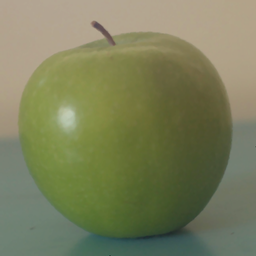
//> input picture admm/total variation/FAD/test.png, 256 x 256 px, shrunk from 512 x 512 before the run
$ ./FAD   (built with g++ and OpenCV 4)
//> lines starting //> are read from the running program, lines starting //| are printed output that depends on the picture
### admm/total variation/FAD/helper_timer.h
#include <stdlib.h>
#include <time.h>


struct timespec now, tmstart;

void start_timer() {
    clock_gettime(CLOCK_REALTIME, &tmstart);
    return;
}


void stop_timer() {
    clock_gettime(CLOCK_REALTIME, &now);
    return;
}

double elasp_time() {
    stop_timer();
//    printf("s: %ld, %ld\n", tmstart.tv_sec, tmstart.tv_nsec);
//    printf("n: %ld, %ld\n", now.tv_sec, now.tv_nsec);
    return (now.tv_sec * 1000 + now.tv_nsec * 1e-6 - tmstart.tv_sec * 1000 - tmstart.tv_nsec*1e-6);
}

### admm/total variation/FAD/FAD.cpp
#include <stdio.h>
#include <stdlib.h>
#include <math.h>
#include <time.h>
#include <string.h>
#include <opencv2/core/core.hpp>
#include <cv.h>
#include <opencv2/highgui/highgui.hpp>
#include <iostream>


#include "helper_timer.h"
using namespace cv;
using namespace std;


/*compute the primal error and residual*/
bool stopPri(double **X, double *sol, int m, int n, double absTol, double relTol, int display);

/*compute the dual error and resudual*/
bool stopDual(double *sol, double *sol_o, double *U1, double *U2, double *U3, int m, int n,
				double rho, double absTol, double relTol, int display);

/*compute the root of the quartic function*/
double NewtonRoot(const double a, const double b, const double c, const double d);

/*get the function value*/
double get_funval(const double *sol, const double *Y, const double lam, const int imgHeight, const int imgWidth);

/*method for isotropic TV*/
int tvl2_iso(double* sol, double* Y, const int imgHeight, const int imgWidth, const double lam, const double rho,
			  const int maxIter, const double absTol, const double relTol, const int display);


__inline double NewtonRoot(const double a, const double b, const double c, const double d){
	// initial x = 0.1
	double x = 0.1;
	double x2 = 0.01;
	double x3 = 0.001;
	double x4 = 0.0001;
	double y = 1e-4 + a*1e-3 + b*1e-2 + c*0.1 + d;
	double dy = 0.;
	int count = 0;

	while(y<0){
		x*=2;
		x2 = 2*x;
		x3 = 4*x;
		x4 = 8*x;
		y = x4 + a*x3 + b*x2 + c*x + d;
	}
	while(fabs(y)>1e-15){
		dy = 4*x3 + 3*a*x2 + 2*b*x + c;
		x-=y/dy;
		x2 = x*x;
		x3 = x2*x;
		x4 = x2*x2;
		y = x4 + a*x3 + b*x2 + c*x + d;
		count ++;
		if(count > 100){
			printf("Newton method fails %f\n", (float) y);
		}
	}

	return x;
}

bool stopPri(double **X, double *sol, int m, int n, double absTol, double relTol, int display)
{
	const double sqrt3 = sqrt(3.0);
	double rk = 0, epri = 0, ex = 0, ez = 0;
	const unsigned int imgDim = m*n;
	int i;

	for(i = 0; i<imgDim; i++){
		rk += (X[0][i]-sol[i])*(X[0][i]-sol[i]) + (X[1][i]-sol[i])*(X[1][i]-sol[i]) + (X[2][i]-sol[i])*(X[2][i]-sol[i]);
		ex += X[0][i]*X[0][i] + X[1][i]*X[1][i] + X[2][i]*X[2][i];
		ez += sol[i]*sol[i];
	}


	rk = sqrt(rk);
	ez = sqrt3*sqrt(ez);
	ex = sqrt(ex);
	epri = ex>ez?ex:ez;
	i = m>n?m:n;
	epri *= relTol;
	epri += sqrt3*i*absTol;

	if(display == 1){
		printf("PriError and Resideual is %f %f\n", (float) epri, (float) rk);
	}
	return (rk <= epri);
}


// dual error and dual residual: stop 2
bool stopDual(double *sol, double *sol_o, double *U1, double *U2, double *U3, int m, int n,
				double rho, double absTol, double relTol, int display)
{
	double sqrt3 = sqrt(3.0);
	double sk = 0, ed = 0;
	int imgDim = m*n;
	int i;


	for (i=0;i<imgDim;i++)
	{
		sk += (sol[i]-sol_o[i])*(sol[i]-sol_o[i]);
		ed += U1[i]*U1[i] + U2[i]*U2[i] + U3[i]*U3[i];
	}

	sk =rho*sqrt3*sqrt(sk);
	ed = sqrt(ed);
	ed *= relTol;
	i = m>n?m:n;
	ed += sqrt3*i*absTol;

	if(display == 1){
		printf("DualError and Resideual is %f %f\n", (float) ed, (float) sk);
	}

	return (sk <= ed);
}

double get_funval(const double *sol, const double *Y, const double lam, const int imgHeight, const int imgWidth){

	double obj = 0.;
	double temp = 0.;
	int i, j;
	int imgDim = imgHeight * imgWidth;

	for (i=0; i<imgDim;i++){
		obj += (sol[i] - Y[i])*(sol[i] - Y[i]);
	}
	obj *=0.5;

	for(i=0;i<imgHeight-1;i++){
		for(j=0;j<imgWidth-1;j++){
			temp += sqrt((sol[i+j*imgHeight]- sol[i+j*imgHeight+1])*(sol[i+j*imgHeight]- sol[i+j*imgHeight+1]) + (sol[i+j*imgHeight]- sol[i+(j+1)*imgHeight])*(sol[i+j*imgHeight]- sol[i+(j+1)*imgHeight]));
		}
	}

	for(j=0;j<imgWidth-1;j++){
		temp += fabs(sol[imgHeight-1+j*imgHeight] - sol[imgHeight + imgHeight-1+j*imgHeight]);
	}

	for(i=0;i<imgHeight-1;i++){
		temp += fabs(sol[i + imgHeight*(imgWidth-1)] - sol[1+i + imgHeight*(imgWidth-1)]);
	}

	return obj + lam*temp;
}

int tvl2_iso(double* sol, double* Y, const int imgHeight, const int imgWidth, const double lam, const double rho,
			  const int maxIter, const double absTol, const double relTol, const int display)
{
	double *U1, *U2, *U3, *sol_o, *T, td, w0,w1,w2, temp1, temp2;
	double **X;
	int iter, i, j;
	unsigned int *BlkInd;
	const unsigned int imgDim = imgHeight*imgWidth;
	double wt0,wt1;
	// set some frequently used constants
	const double flam = lam/rho;
	const double rhoinv = 1.0/rho;
	const double flamp2 = flam*flam;
	const double flamp2_12 = 12*flamp2;
	const double flamp2_22 = 22*flamp2;
	const double flamp2_9 = 9*flamp2;
	const double invflamp2 = 1/flamp2;
	const double flamp4 = flamp2*flamp2;
	const double flamp6 = flamp4*flamp2;
	const double sqrt2 = sqrt(2.0);
	const double sqrt3 = sqrt(3.0);
	const double aa = 8.0*flamp2;
	const double inv3 = 1/3.;
	double alpha, temp,obj, ox1,ox2,ox3,oz;

	// intilize some used matrix
	double GGTI[4] = {0, 0,
					  0, 0};
	double GTGGTI[9] = {-1.0, 1.0, 0,
						  0, -1.0, 1.0,
						  0, -1.0 , 1.0};

	double bb,cc,dd, aa2, bb2,aabb;
	double t1,t2;

	X = (double **) malloc(3*sizeof(double *));
	X[0] = (double *)malloc(imgDim*sizeof(double));
	X[1] = (double *)malloc(imgDim*sizeof(double));
	X[2] = (double *)malloc(imgDim*sizeof(double));
	BlkInd = (unsigned int *) malloc(imgDim*sizeof(unsigned int));
	sol_o  =  (double *) malloc(imgDim*sizeof(double));
	U1  =  (double *) calloc(imgDim, sizeof(double));
	U2  =  (double *) calloc(imgDim, sizeof(double));
	U3  =  (double *) calloc(imgDim, sizeof(double));

	// initilization
	td = 1.0/(1 + 3* rho);


	memcpy(sol,Y,imgDim*sizeof(double));
	memcpy(sol_o,Y,imgDim*sizeof(double));


	for(j = 0; j<imgWidth; j++)
	{
		for(i = j%3; i<imgHeight; i+=3)
		{
			BlkInd[i+j*imgHeight] = 0;
		}

		for(i = (j+1)%3; i<imgHeight; i+=3)
		{
			BlkInd[i+j*imgHeight] = 1;
		}

		for(i = (j+2)%3; i<imgHeight; i+=3)
		{
			BlkInd[i+j*imgHeight] = 2;
		}
	}

	int k = 0;
	int ind0 = 0;
	int ind1 = 0;
	int ind2 = 0;
	for(iter = 0; iter<maxIter; iter++)
	{

		for(i=0;i<imgDim;i++)
		{
			X[0][i] = sol[i] - U1[i] * rhoinv;
			X[1][i] = sol[i] - U2[i] * rhoinv;
			X[2][i] = sol[i] - U3[i] * rhoinv;
		}

		for(j = 0; j<imgWidth-1; j++)
		{
			for(i = 0; i<imgHeight-1; i++)
			{

				k = BlkInd[i+j*imgHeight];
				ind0 = i+1+j*imgHeight;
				ind1 = i+j*imgHeight;
				ind2 = i+(j+1)*imgHeight;

				// set [w0;w1;w2];
				w0 = X[k][ind0];w1 = X[k][ind1];w2=X[k][ind2];

				// compute [wt0;wt1] = (GG^T)^-1Gw
				wt0 = (w1 + w2 - 2*w0)*inv3;
				wt1 = (2*w2 - w1 - w0)*inv3;

				// compute lam_max
				if (flamp2 >= wt1*wt1 + wt0*wt0)
				{
					// compute u = (w0 + w1 + w2)/3;
					X[k][ind0] = X[k][ind1] = X[k][ind2] = (w0 + w1 + w2)*inv3;
					continue;
				}

				// compute w\tilde, since S\Sigma is fixed and constant
				wt0 = w0 - 2*w1 + w2;
				wt1 = w2 - w0;
				wt0 *=wt0; wt0 *=0.5;
				wt1 *=wt1; wt1 *=0.5;

				// compute c0,c1,c2,c3 in the paper
				//aa = 8.0*flamp2;
				bb = flamp2*(flamp2_22 - wt0 - wt1);
				cc = 2.0*flamp4 * (flamp2_12 - wt0 - 3*wt1);
				dd = flamp6 * (flamp2_9 - wt0 - 9*wt1);


				// compute alpha use the fourth solution in the closed form soltuions
				alpha = NewtonRoot(aa,bb,cc,dd);

				/* compute inv(GG' + alpha/lamp2*I), note that the regualrziaton paramter is flam*/
				alpha *= invflamp2;
				temp = alpha*alpha + 4.*alpha + 3;
				GGTI[0] = GGTI[3] = (alpha + 2.)/temp;
				GGTI[1] = GGTI[2] = 1./temp;

				/* I - G'inv(GG' + alpha/lamp2*I)G*/
				GTGGTI[0] = 1.0 - GGTI[0];
				GTGGTI[4] = 1.0 - GGTI[0] + GGTI[1] + GGTI[2] - GGTI[3];
				GTGGTI[8] = 1.0 - GGTI[3];
				GTGGTI[1] = GTGGTI[3] = GGTI[0] - GGTI[1];
				GTGGTI[2] = GTGGTI[6] = GGTI[1];
				GTGGTI[5] = GTGGTI[7] = GGTI[3] - GGTI[1];

				/* compute u*/
				X[k][ind0]   = (GTGGTI[0]*w0 + GTGGTI[1]*w1 + GTGGTI[2]*w2);
				X[k][ind1]     = (GTGGTI[3]*w0 + GTGGTI[4]*w1 + GTGGTI[5]*w2);
				X[k][ind2] = (GTGGTI[6]*w0 + GTGGTI[7]*w1 + GTGGTI[8]*w2);

			}
		}


		for(i = 0; i < imgHeight-1; i++)
		{
			k = BlkInd[i + (imgWidth-1)*imgHeight];
			ind0 = i+(imgWidth-1)*imgHeight;
			ind1 = i+1+(imgWidth-1)*imgHeight;
			w0 = X[k][ind0]; w1 = X[k][ind1];
			if(w0 > w1 + 2*flam){
				X[k][ind0] = w0 - flam; X[k][ind1] = w1 + flam;}
			else if(w1 > w0 + 2*flam){
				X[k][ind0] = w0 + flam; X[k][ind1] = w1 - flam;}
			else
			{
				X[k][ind0] = X[k][ind1]= (w0 + w1)*0.5;
			}
		}


		for(j = 0; j<imgWidth-1; j++)
		{
			k = BlkInd[imgHeight-1+j*imgHeight];
			ind0 = imgHeight-1+j*imgHeight;
			ind1 = imgHeight-1+(j+1)*imgHeight;
			w0 = X[k][ind0]; w1 = X[k][ind1];
			if(w0 > w1 + 2*flam)
			{
				X[k][ind0] = w0 - flam; X[k][ind1] = w1 + flam;
			}
			else if(w1 > w0 + 2*flam)
			{
				X[k][ind0] = w0 + flam; X[k][ind1] = w1 - flam;
			}
			else
			{
				X[k][ind0] = X[k][ind1]= (w0 + w1)*0.5;
			}
		}

	    /*compute sol, U1, U2, U3*/
		td = 1./(1+3*rho);
			for(i=0; i<imgDim;i++)
			{
				sol[i] = (Y[i] + U1[i] + U2[i] + U3[i]
							+ rho*(X[0][i] + X[1][i] + X[2][i]))*td;
				U1[i] += rho * (X[0][i] - sol[i]);
				U2[i] += rho * (X[1][i] - sol[i]);
				U3[i] += rho * (X[2][i] - sol[i]);
			}

		/*determine if the stop conditions are satisfied*/
		int step_size = 50;
		if(iter<=50)
		{
			step_size = 50;
		}else if(iter<=100){
			step_size = 20;
		}else{
			step_size = 10;
		}

		if(iter%step_size == 0){
			if(!stopDual(sol,sol_o,U1,U2,U3,imgHeight,imgWidth, rho,absTol,relTol,display)){
				memcpy(sol_o, sol, imgDim*sizeof(double));
				continue;
			}
			if(stopPri(X,sol,imgHeight,imgWidth, absTol,relTol,display)){
				break;
			}
		}

		memcpy(sol_o, sol, imgDim*sizeof(double));
	}


	free(X[0]);
	free(X[1]);
	free(X[2]);
	free(X);
	free(BlkInd);
	free(U1);
	free(U2);
	free(U3);
	free(sol_o);

	return iter;
}


Mat total_variation(Mat image) {
    Mat chans[3];

    Size size = image.size();
    int imgHeight = size.height;
    int imgWidth = size.width;

    double lam = 0.3;
    double gamma = 7;
    int maxIter = 1000;
    double tol[] = {1e-4, 1e-4};
    int display = 1;

    double *inputImg, *outputImg, *iter, *funVal;

    outputImg = (double *) malloc(imgHeight * imgWidth * sizeof(double));
    inputImg = (double *) malloc(imgHeight * imgWidth * sizeof(double));
    iter = (double *) malloc(sizeof(double));
    funVal = (double *) malloc(sizeof(double));

    split(image, chans);

    for (int c = 0; c < 3; ++c) {
        // B channel
        for (int i=0; i < imgHeight; ++i)
            for (int j=0; j < imgWidth; ++j)
                inputImg[i*imgWidth + j] = chans[c].at<double>(i, j) / 256;

        memcpy(outputImg, inputImg, imgHeight * imgWidth * sizeof(double));
        //
        iter[0] = (double)tvl2_iso(outputImg, inputImg, imgHeight, imgWidth, lam, gamma, maxIter,tol[0],tol[1],display);
        funVal[0] = get_funval(outputImg,inputImg,lam,imgHeight,imgWidth);
        //

        for (int i=0; i < imgHeight; ++i)
            for (int j=0; j < imgWidth; ++j)
                chans[c].at<double>(i, j) = outputImg[i * imgWidth + j]  * 256;

    }


    merge(chans, 3, image);
    image.convertTo(image, CV_8UC3);


    free(outputImg);
    free(inputImg);
    free(iter);
    free(funVal);
    return image;
}

int main(int argc, char** argv )
{
    Mat origin_image, tv_image, noise_image, image;
    origin_image = imread("test.png", CV_LOAD_IMAGE_COLOR);   // Read the file
//> origin_image is the input picture: 256 rows x 256 cols, CV_8UC3; mean B, G, R 90.9, 126.8, 122.5
    image = origin_image.clone();

    Size size = image.size();
//> size = Size(256, 256)

    // create noise image
    image.convertTo(image, CV_64FC4);

    noise_image = image.clone();
    randn(noise_image,0,20);
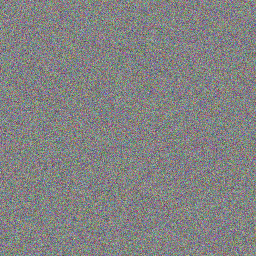
//> noise_image: 256 rows x 256 cols, CV_64FC3; mean B, G, R 0, 0.1, 0; drawn with min black and max white
    noise_image += image;
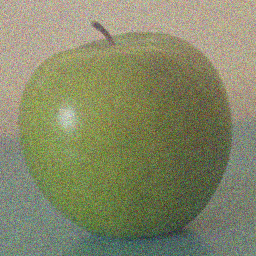
//> noise_image: 256 rows x 256 cols, CV_64FC3; mean B, G, R 90.9, 126.8, 122.5; drawn with min black and max white

    // total variation need float type
    tv_image = noise_image.clone();

    noise_image.convertTo(noise_image, CV_8UC3);
//> noise_image: 256 rows x 256 cols, CV_8UC3


    // use openmp pFAD version to denoise

    start_timer();
    tv_image = total_variation(tv_image);
//> in total_variation, `split(image, chans);`:
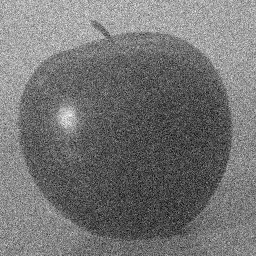
//> chans[0]: 256 rows x 256 cols, CV_64FC1; min -23.42, max 228.2, mean 90.9; drawn with min black and max white
//> in total_variation, `split(image, chans);`:
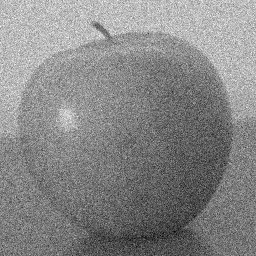
//> chans[2]: 256 rows x 256 cols, CV_64FC1; min -19.8, max 248.9, mean 122.5; drawn with min black and max white
//> after the loop in total_variation, `for (int c = 0; c < 3; ++c)`:
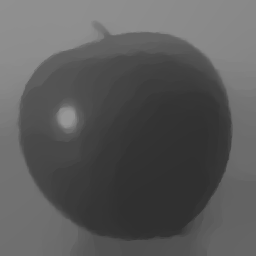
//> chans[0]: 256 rows x 256 cols, CV_64FC1; min 48.3, max 150.1, mean 90.9
//> after the loop in total_variation, `for (int c = 0; c < 3; ++c)`:
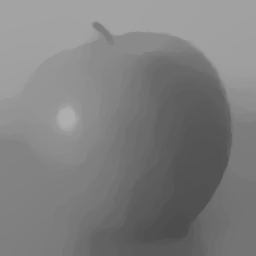
//> chans[1]: 256 rows x 256 cols, CV_64FC1; min 77.74, max 174.2, mean 126.8
//> after the loop in total_variation, `for (int c = 0; c < 3; ++c)`:
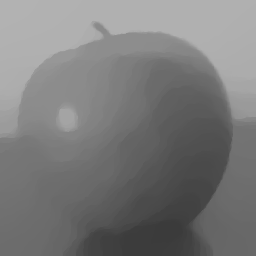
//> chans[2]: 256 rows x 256 cols, CV_64FC1; min 59.73, max 178.5, mean 122.5
    printf("naive method running time:%f ms\n", elasp_time());

    namedWindow( "Display window", WINDOW_AUTOSIZE );
    imshow( "Display window", tv_image);

    waitKey(0);

    return 0;
}

$ run again, with admm/total variation/FAD/Brain.png copied over admm/total variation/FAD/test.png
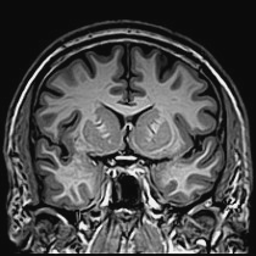
//> input picture admm/total variation/FAD/Brain.png, 256 x 256 px
//> origin_image is the input picture: 256 rows x 256 cols, CV_8UC3; min 0, max 255, mean 73.2
//> in total_variation, `split(image, chans);`:
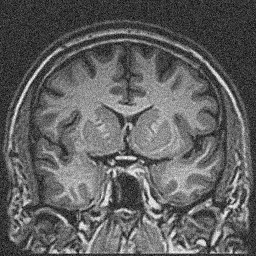
//> chans[2]: 256 rows x 256 cols, CV_64FC1; min -59.85, max 291.1, mean 73.3; drawn with min black and max white
//> after the loop in total_variation, `for (int c = 0; c < 3; ++c)`:
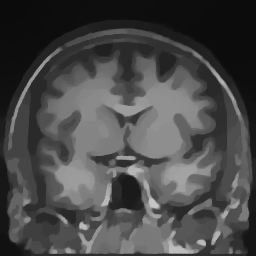
//> chans[0]: 256 rows x 256 cols, CV_64FC1; min 11.41, max 198.3, mean 73.2
